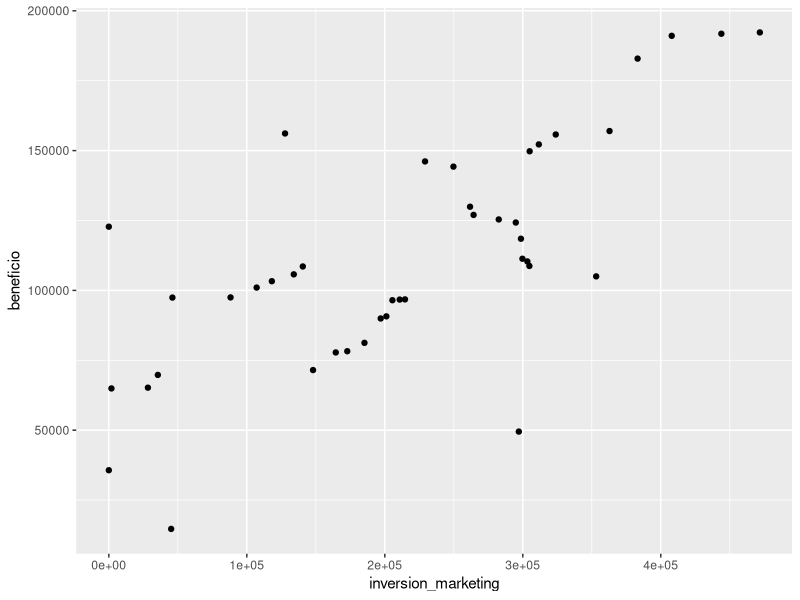
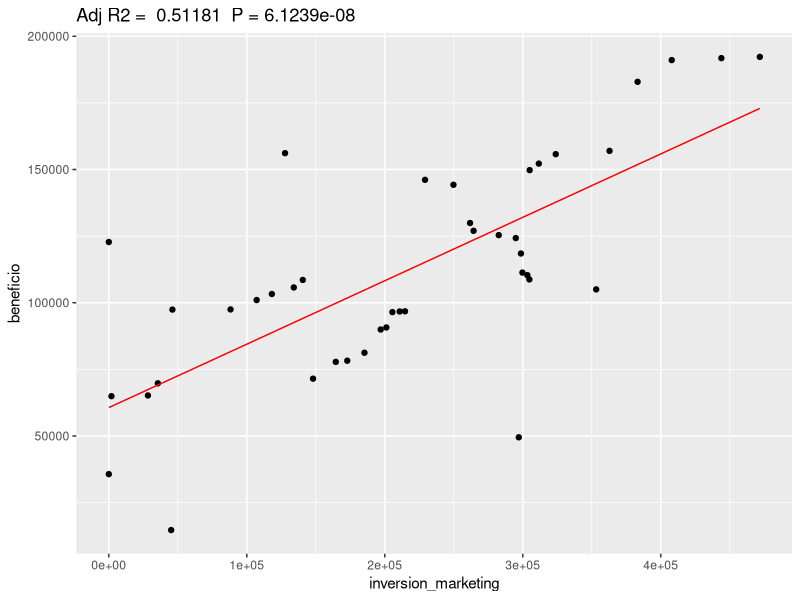
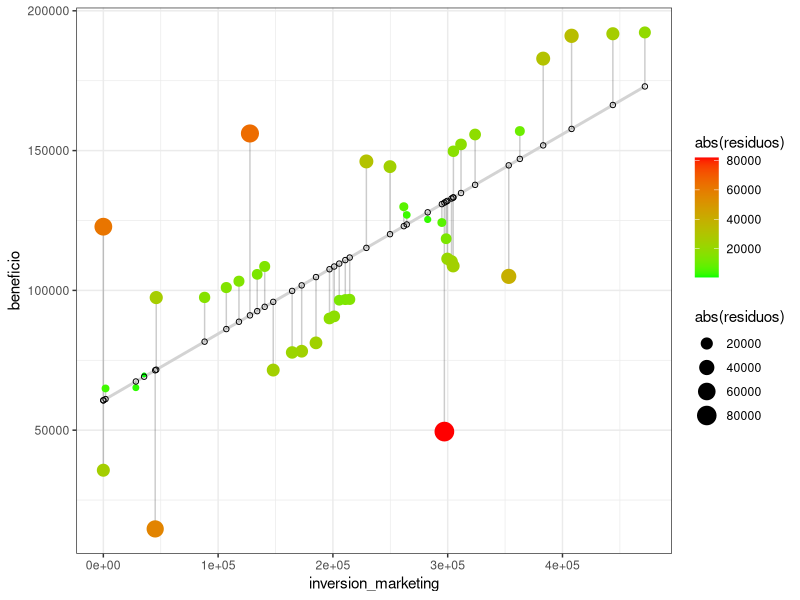
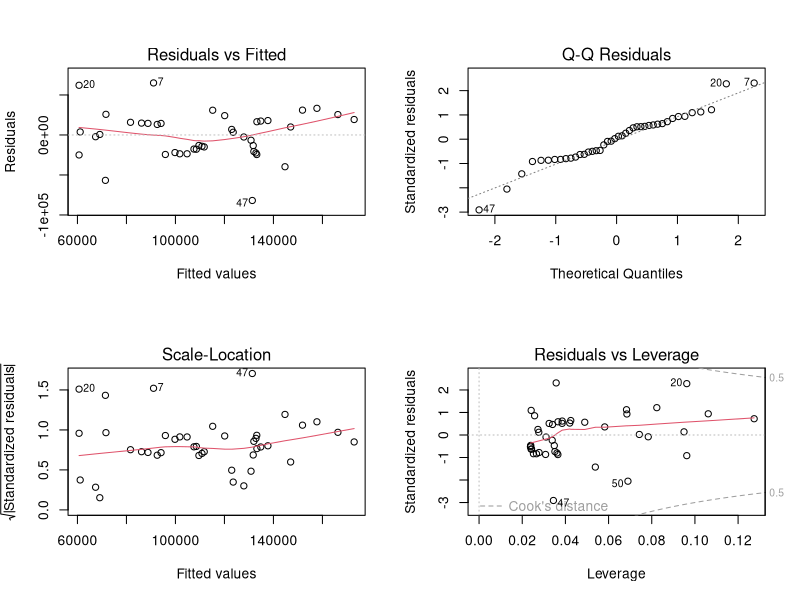

Here is the R script that generated these plots, in order: (Note: this script raises an error after producing the figures.)
##########################################################
##          Instalar paquete  
##          ----------------
##
## Ejemplo para instalar "caret" (2 opciones)
##    1. Recuadro abajo derecha -> 
##    | 
##    |-> Packages (pestaña) 
##    |-> Install (botón)
##    |-> Escribir/Seleccionar "caret"
##    |-> Instalar(botón)
##                                        
##    2. install.packages('caret')
##
##########################################################

# Cargamos las librerías
library(caret)
library(dplyr)
library(ggplot2)

# Cargamos los datos
dataset = read.csv('50_Startups.csv')

# Revisamos los datos
View(dataset)

# Dividimos nuestro conjunto de datos en datos de entrenamiento y de testeo (train y test)
# Esta es una práctica muy común que sirve para comprobar el funcionamiento del modelo de IA.

indice_train<-createDataPartition(y=dataset$beneficio,p=0.8,list=FALSE)
data<-dataset[indice_train,]
test<-dataset[-indice_train,]


# Datos para la regresión linear

data %>% select(beneficio, inversion_marketing) %>%
  ggplot(aes(x=inversion_marketing, y=beneficio)) +
  geom_point()

##############################################################################
##
##                     REGRESIÓN LINEAR SIMPLE
##                     -----------------------
##
##          La regresión linear simple tiene la forma 
##
##                           Y≈β0+β1X
##
##   "Y"  es la respuesta, o variable dependiente, y "X" es el predictor.
##   Por lo que la regresión linear podría tener esta forma para nuestro caso:
##
##                beneficio≈β0+β1inversion_marketing
##
##############################################################################

# Definimos fórmula
regresion = lm(formula = beneficio ~  inversion_marketing, data = data)
# regressor = lm(formula = beneficio ~  I(inversion_marketing^3) + I(inversion_marketing^2) + inversion_marketing, data = data)

# Pasamos a ver el resultado de este modelo
summary(regresion)


######################################################################
##                  RESUMEN DEL MODELO
## Call:
##    lm(formula = beneficio ~ inversion_marketing, data = data)
##
## Residuals:
##          Min   1Q     Median  3Q    Max 
##        -83961 -21988   3744  16103  63437 
##
## La idea es dar un vistazo rápido a la distribución de los residuos.
## Los residuos es la distancia desde los puntos reales al que se corresponde en modelo.
##
##  Lo ideal sería que 1Q y 3Q fuesen iguales (absoluto), y que la mediana rondase cero.
##
## Residual standard error: 
##        28710 on 40 degrees of freedom
##
## Multiple R-squared:  
##      0.5287,	Adjusted R-squared:  0.5169 
##
## F-statistic: 
##      44.87 on 1 and 40 DF,  p-value: 4.947e-08
##
##
#######################################################################

##         Curva generada por el modelo

# Creamos un set de datos con los valores en la curva de los puntos
predicted_df <- data.frame(beneficio = predict(regresion, data), inversion_marketing=data$inversion_marketing)

# Mostramos resultado
ggplot(data = data, aes(x = inversion_marketing, y = beneficio)) +                       # Definimos los ejes
  geom_point() +                                                                         # Añadimoslos puntos
  geom_line(color='red',data = predicted_df, aes(x=inversion_marketing, y=beneficio)) +  # Añadimos la curva del modelo
  labs(title = paste("Adj R2 = ",signif(summary(regresion)$adj.r.squared, 5),            # Añadimos R^2
                     " P =",signif(summary(regresion)$coef[2,4], 5)))                    # Añadimos el p-valor de F-statistic

##         Entendiendo los residuos

# Calculamos los residuos
data$predicted <- predict(regresion)  # Obtenemos los valores en la recta para los puntos
data$residuos <- residuals(regresion) # Calculamos el residuo por punto

# Hacemos un plot con los resultados
ggplot(data, aes(x = inversion_marketing, y = beneficio)) +
  geom_smooth(method = "lm", se = FALSE, color = "lightgrey") +                     # Linea de la regresión  
  geom_segment(aes(xend = inversion_marketing, yend = predicted), alpha = .2) +     # Dibujamos línea punto - linea (residuo)
  geom_point(aes(color = abs(residuos), size = abs(residuos))) +                    # Ajustamos el tamaño de los puntos
  scale_color_continuous(low = "green", high = "red") +                             # Coloreamos en función del tamaño - verde pequeño, rojo grande
  geom_point(aes(y = predicted), shape = 1) +                                       # Colocamos un punto en la recta que coincida con el residuo
  theme_bw()


# Vemos cómo se distribuye los residuos
par(mfrow = c(2, 2))  # Avisamos de que queremos un panel de 2 x 2
plot(regresion)             # Plot de la regresion




# Predicting the Test set results
y_pred = predict(regressor, newdata = test_set)







# Codificamos la variable estado
dataset$estado = factor(dataset$estado,
                        levels = c('New York', 'California', 'Florida'), # Cambiamos cada nivel diferente de la columna
                        labels = c(1, 2, 3))                             # por un valor numérico
